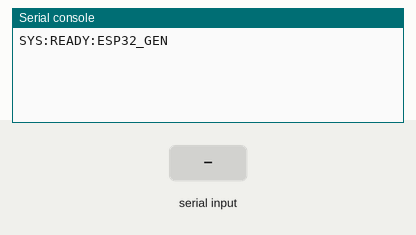
Recording of a program running on a simulated ESP32 board running MicroPython. Shown: the last lines printed to the serial console. The test bench sets the inputs (shaded band). A reset restarts the program.

Above: at 1.2 s.
1.3 s: "SYS:HELLO" typed at the serial console, then Enter
At 1.7 s:
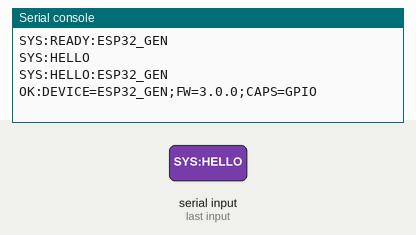
2.8 s: "SYS:RESET" typed at the serial console, then Enter
At 3.06 s:
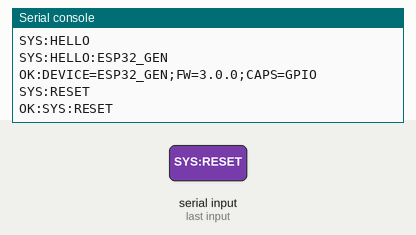
4.3 s: "SYS:INFO" typed at the serial console, then Enter
At 5.1 s:
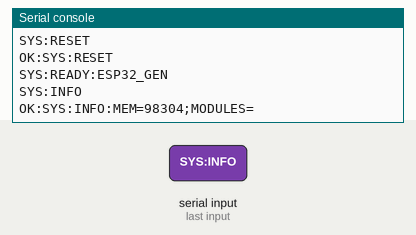
5.8 s: "1" typed at the serial console, then Enter
At 6.2 s:
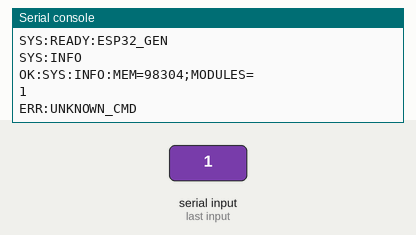

The program:

base.py
```python
# ESP32 MicroPython - Minimal Base Firmware
# This is the core that all generated firmwares include
# Modules are injected by the generator

import machine
import sys
import time

try:
    import uselect
    HAS_USELECT = True
except:
    HAS_USELECT = False

# ============ CORE CONFIG ============
FIRMWARE_VERSION = "3.0.0"
DEVICE_TYPE = "ESP32_GEN"

# ============ SERIAL SETUP ============
if HAS_USELECT:
    spoll = uselect.poll()
    spoll.register(sys.stdin, uselect.POLLIN)

def read_input():
    """Non-blocking serial read"""
    if HAS_USELECT:
        if spoll.poll(0):
            return sys.stdin.readline()
    return None

# ============ MODULE REGISTRY ============
# Filled by generator with active modules
MODULES = []  # List of module names
CAPS = ["GPIO"]  # Capabilities list

# ============ INJECTED CODE MARKERS ============
# {{IMPORTS}}
# {{GLOBALS}}
# {{SETUP}}

# ============ COMMAND HANDLER ============
def handle_command(cmd):
    cmd = cmd.strip()

    # System commands
    if cmd == "SYS:HELLO":
        caps_str = ",".join(CAPS)
        print(f"SYS:HELLO:{DEVICE_TYPE}")
        print(f"OK:DEVICE={DEVICE_TYPE};FW={FIRMWARE_VERSION};CAPS={caps_str}")
        return True

    if cmd == "SYS:RESET":
        print("OK:SYS:RESET")
        time.sleep(0.1)
        machine.reset()
        return True

    if cmd == "SYS:INFO":
        import gc
        gc.collect()
        free = gc.mem_free()
        print(f"OK:SYS:INFO:MEM={free};MODULES={','.join(MODULES)}")
        return True

    # {{COMMANDS}}

    return False  # Command not handled

# ============ MAIN LOOP ============
print(f"SYS:READY:{DEVICE_TYPE}")

# {{INIT}}

while True:
    # Read and handle commands
    cmd = read_input()
    if cmd:
        if not handle_command(cmd):
            print("ERR:UNKNOWN_CMD")

    # {{LOOP}}

    time.sleep(0.01)  # 100 Hz base loop
```

Measured:
- after the input at 1.3 s, the serial console: prints a new line at once (image 1)
- after the input at 2.8 s, the serial console: prints a new line at once (image 2)
- after the input at 4.3 s, the serial console: prints a new line at once (image 3)
- after the input at 5.8 s, the serial console: prints a new line at once (image 4)
